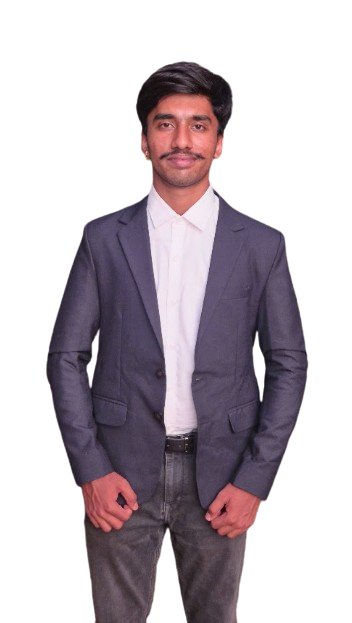
#> input picture team/execom/chair-dhanush_dowda_m.png, 352 x 623 px
$ python -i normalize_portraits.py   (imports and definitions only)
#> lines starting #> are read from the running program, lines starting #| are printed output that depends on the picture
#> further down, picture is the input picture: PIL image 352x623 RGBA; mean R, G, B, A 45.4, 36.9, 43.3, 108.1
#!/usr/bin/env python3
"""
Normalise roster portraits to one composition.

The source photos are cutouts shot at wildly different distances: some full-body
at a distance, some cropped through the head, some head-only. A single CSS crop
cannot serve all of them, so this pre-renders a derivative per portrait in which
every face lands in the same place.

The target is lifted from the executive card that already framed well
(C Yatin Reddy): crown at 14% down the box, eyes at 32%, chin at 50%, and the
head occupying ~36% of the box height. Faces therefore sit on the upper third
across the whole grid.

Input  : public/team/<tier>/<file>.png      (originals, never modified)
         measurements JSON, percentages of source dimensions, per file:
           {"crownY":.., "chinY":.., "faceCenterX":.., "framing":".."}
Output : public/team/framed/<tier>/<file>.webp

Run:  python3 scripts/normalize_portraits.py measurements.json
"""

import json
import os
import sys
import glob
import math
from PIL import Image, ImageFilter, ImageChops

MAX_SCALE = 2.9   # beyond this the source simply lacks pixels

SRC_ROOT = "public/team"
OUT_ROOT = "public/team/framed"

# Output boxes, rendered at 2x the CSS display size for retina.
PROFILES = {
    # The tiers were swapped: volunteers now carry the large square card and
    # executives the denser 4:5 one, so the derivative boxes swap with them.
    "execom": {"w": 520, "h": 650, "crown": 0.130, "head": 0.40},   # 4:5, tighter
    "volcom": {"w": 560, "h": 560, "crown": 0.145, "head": 0.36},   # 1:1
}

# Sources that hold no torso cannot show one. Framing the head a little larger
# reads as a deliberate close-up rather than a head floating in an empty box.
HEAD_FRACTION_BY_FRAMING = {
    "head-only": 1.45,
    "chest-up": 1.15,
    "waist-up": 1.0,
    "thigh-up": 1.0,
    "full-body": 0.95,
}


def add_white_outline(canvas_image, outline_radius=14, blur_radius=1.2, outline_color=(255, 255, 255)):
    """
    Renders a solid, rounded outer white silhouette contour around the subject cutout,
    matching the exact sticker outline profile of the reference card design.
    Uses non-wrapping translation so pixels at the bottom edge do not wrap to the top.
    """
#> called with outline_radius = 14, blur_radius = 1.2, outline_color = (255, 255, 255)
    w, h = canvas_image.size
#> w = 352; h = 623
    alpha = canvas_image.split()[3]
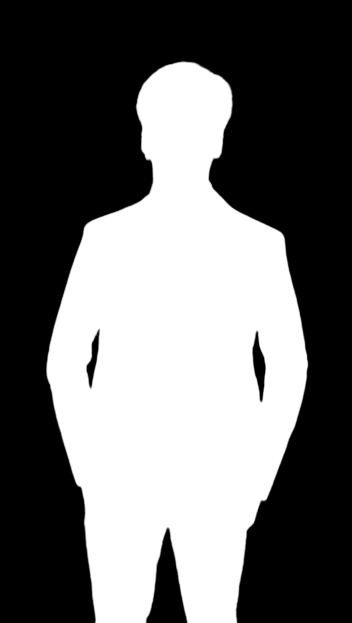
#> alpha: PIL image 352x623 L; min 0, max 255, mean 108.1
    dilated = alpha.copy()
    angles = 48

    def shift_alpha(src_alpha, dx, dy):
        shifted = Image.new("L", (w, h), 0)
        shifted.paste(src_alpha, (dx, dy))
        return shifted

    for angle_i in range(angles):
        angle = 2 * math.pi * angle_i / angles
        dx = int(round(outline_radius * math.cos(angle)))
        dy = int(round(outline_radius * math.sin(angle)))
        shifted = shift_alpha(alpha, dx, dy)
        dilated = ImageChops.lighter(dilated, shifted)
#> this loop made 48 passes
#> pass 1, in add_white_outline, `shifted = shift_alpha(alpha, dx, dy)`:
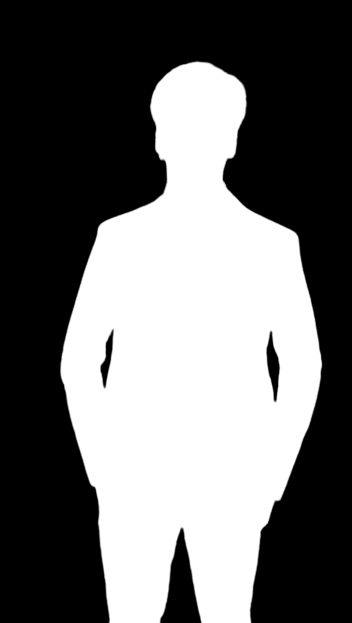
#> shifted: PIL image 352x623 L; min 0, max 255, mean 108.1
#> pass 1, in add_white_outline, `dilated = ImageChops.lighter(dilated, shifted)`:
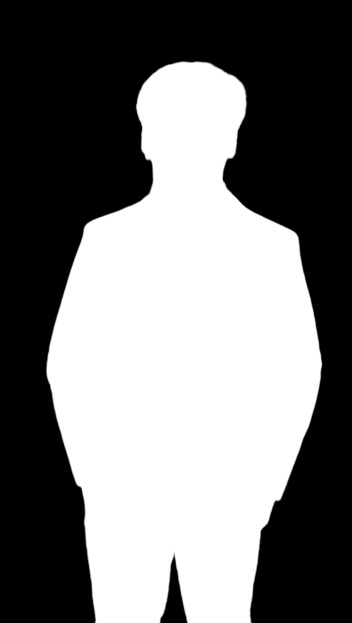
#> dilated: PIL image 352x623 L; min 0, max 255, mean 119.5
#> after the loop:
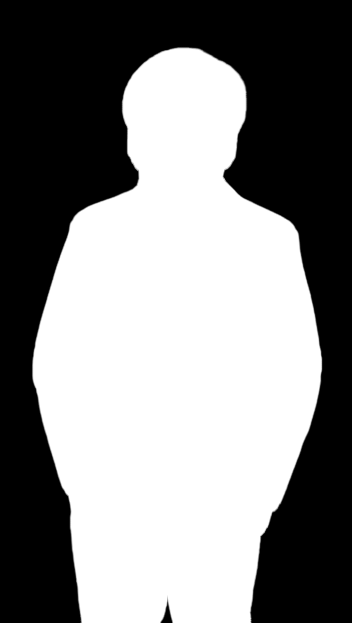
#> dilated: PIL image 352x623 L; min 0, max 255, mean 133.4

    # Concentric inner rings to ensure a solid interior stroke
    for r in [outline_radius * 0.33, outline_radius * 0.66]:
        for angle_i in range(24):
            angle = 2 * math.pi * angle_i / 24
            dx = int(round(r * math.cos(angle)))
            dy = int(round(r * math.sin(angle)))
            shifted = shift_alpha(alpha, dx, dy)
            dilated = ImageChops.lighter(dilated, shifted)

    # Anti-aliased edge smoothing
    smooth_outline_alpha = dilated.filter(ImageFilter.GaussianBlur(blur_radius))

    outline_layer = Image.new("RGBA", canvas_image.size, (*outline_color, 255))
#> outline_layer: PIL image 352x623 RGBA; every value is 255
    outline_layer.putalpha(smooth_outline_alpha)

    # Composite subject on top of outline
    return Image.alpha_composite(outline_layer, canvas_image)


# [87 lines left out: functions normalise, main, not called in this run]


# [2 lines not run here, left out]

>>> from PIL import Image
>>> picture = Image.open('../team/execom/chair-dhanush_dowda_m.png')
>>> result = add_white_outline(picture)

$ run again, on team/volcom/events_coordinator-swarna_p.png
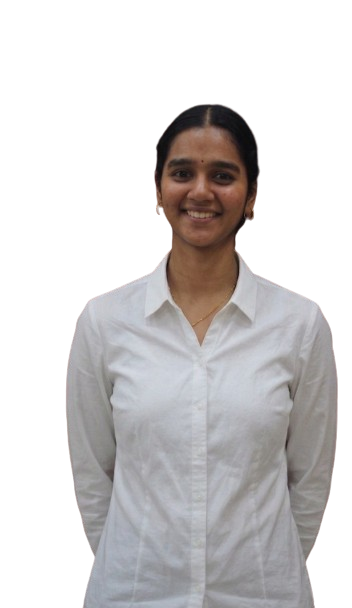
#> input picture team/volcom/events_coordinator-swarna_p.png, 352 x 608 px
#> picture is the input picture: PIL image 352x608 RGBA; mean R, G, B, A 70.7, 68.2, 68.4, 114
#> the loop in add_white_outline, `for angle_i in range(angles):` made 48 passes
#> pass 1, in add_white_outline, `shifted = shift_alpha(alpha, dx, dy)`:
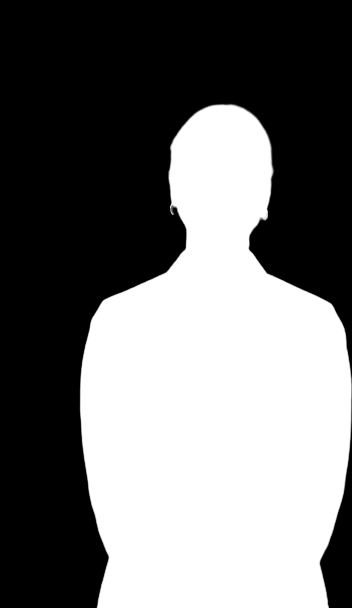
#> shifted: PIL image 352x608 L; min 0, max 255, mean 114
#> after the loop in add_white_outline, `for angle_i in range(angles):`:
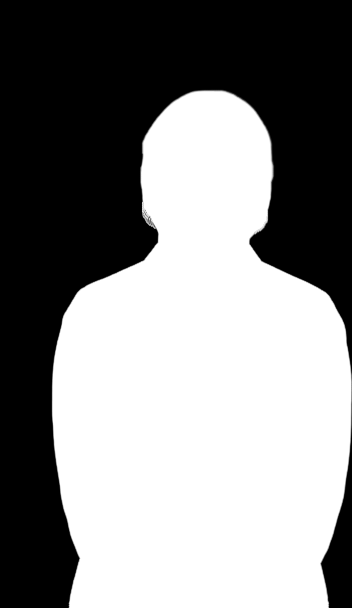
#> dilated: PIL image 352x608 L; min 0, max 255, mean 134.7

$ run again, on team/volcom/events_coordinator-yana_agarwal.png
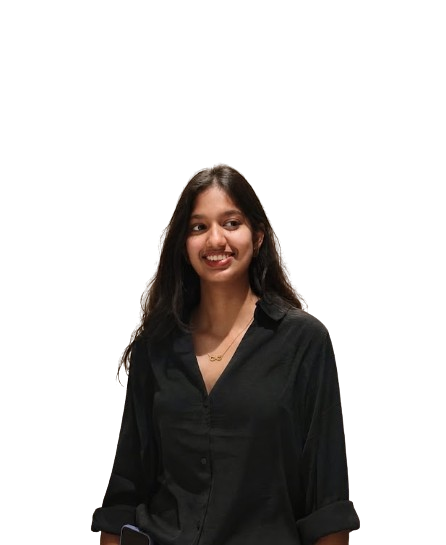
#> input picture team/volcom/events_coordinator-yana_agarwal.png, 446 x 545 px
#> picture is the input picture: PIL image 446x545 RGBA; mean R, G, B, A 13.2, 10.7, 9.1, 71.1
#> the loop in add_white_outline, `for angle_i in range(angles):` made 48 passes
#> pass 1, in add_white_outline, `shifted = shift_alpha(alpha, dx, dy)`:
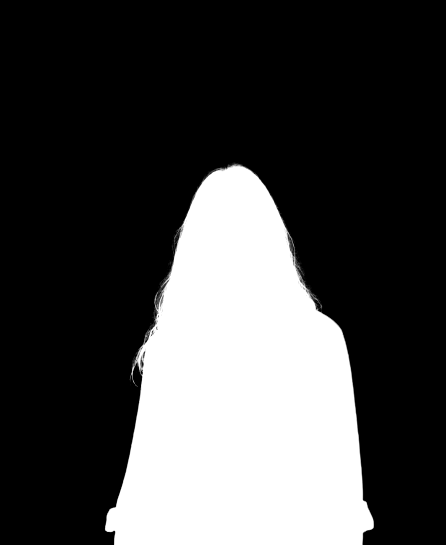
#> shifted: PIL image 446x545 L; min 0, max 255, mean 71.1
#> after the loop in add_white_outline, `for angle_i in range(angles):`:
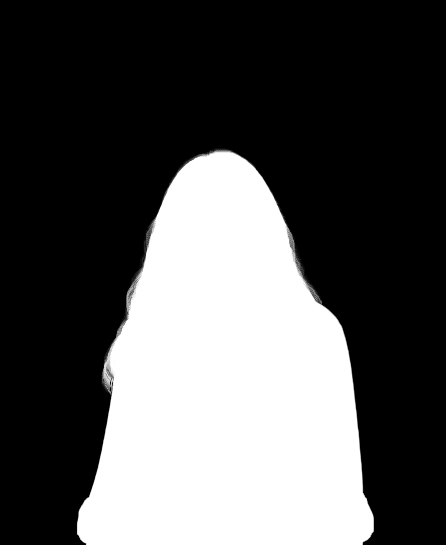
#> dilated: PIL image 446x545 L; min 0, max 255, mean 84.7
